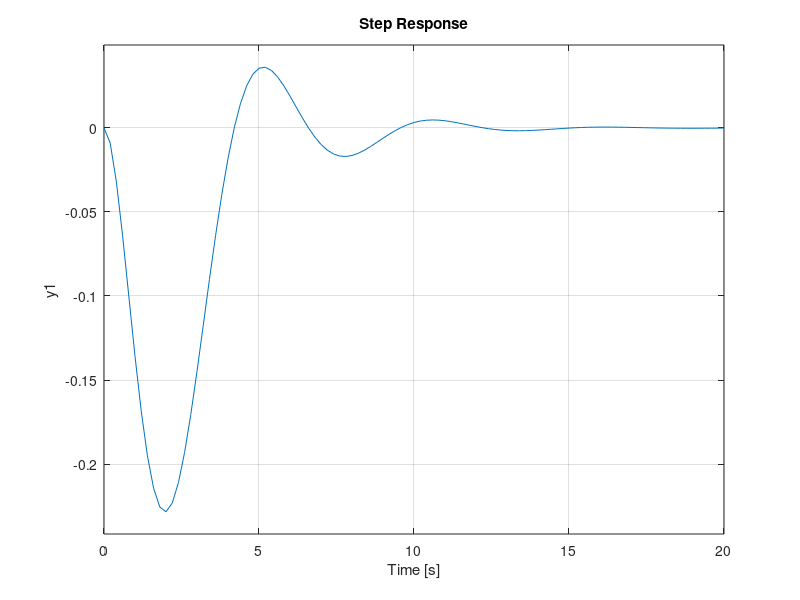
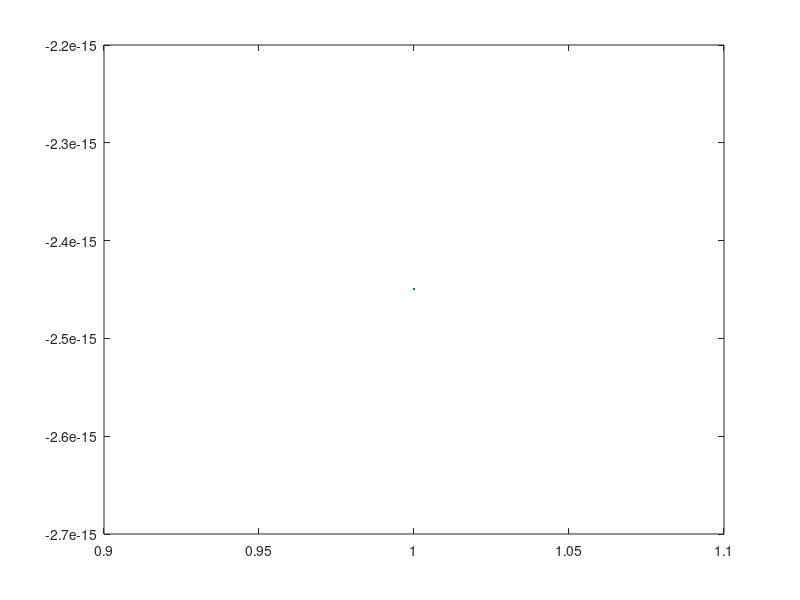

The MATLAB script that drew these images, in order:
clear all;
clc;

L=1;Jm=1;J=1;Ra=1;B=1;Bm=1;kb=1;kt=1;k=1;
sys = tf([-kt,0],[L*Jm+L*J, Jm*Ra+J*Ra+L*Bm, Bm*Ra+L*B+L*k+kb*kt, B*Ra+k*Ra])

step(sys);

figure();
impulse(sys);

%%
t=0:0.1:5;
f=10;
w=2*pi*f;
s = sin(w); plot(s)